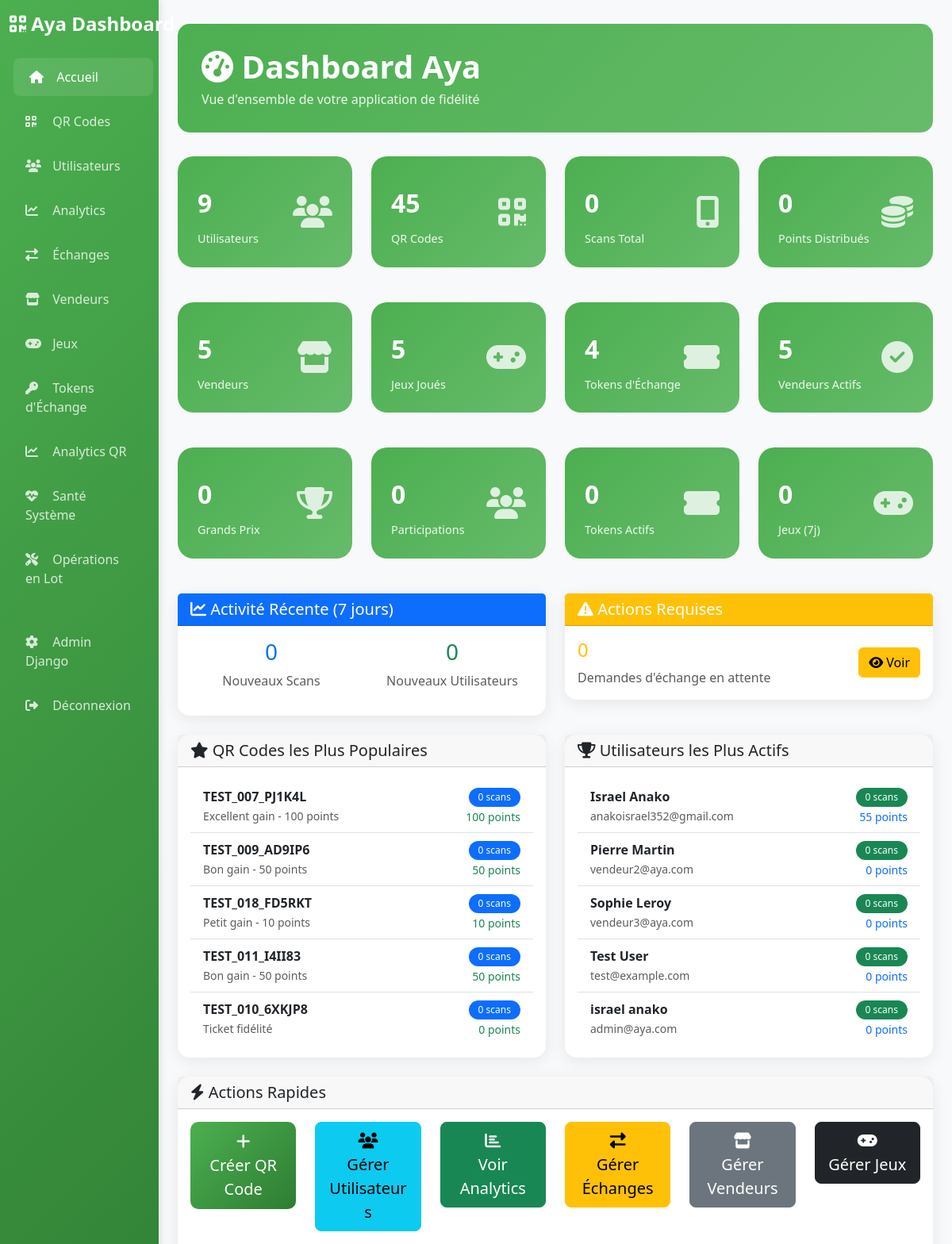
The page /dashboard/ (signed in, upper part) on the database as committed earlier.
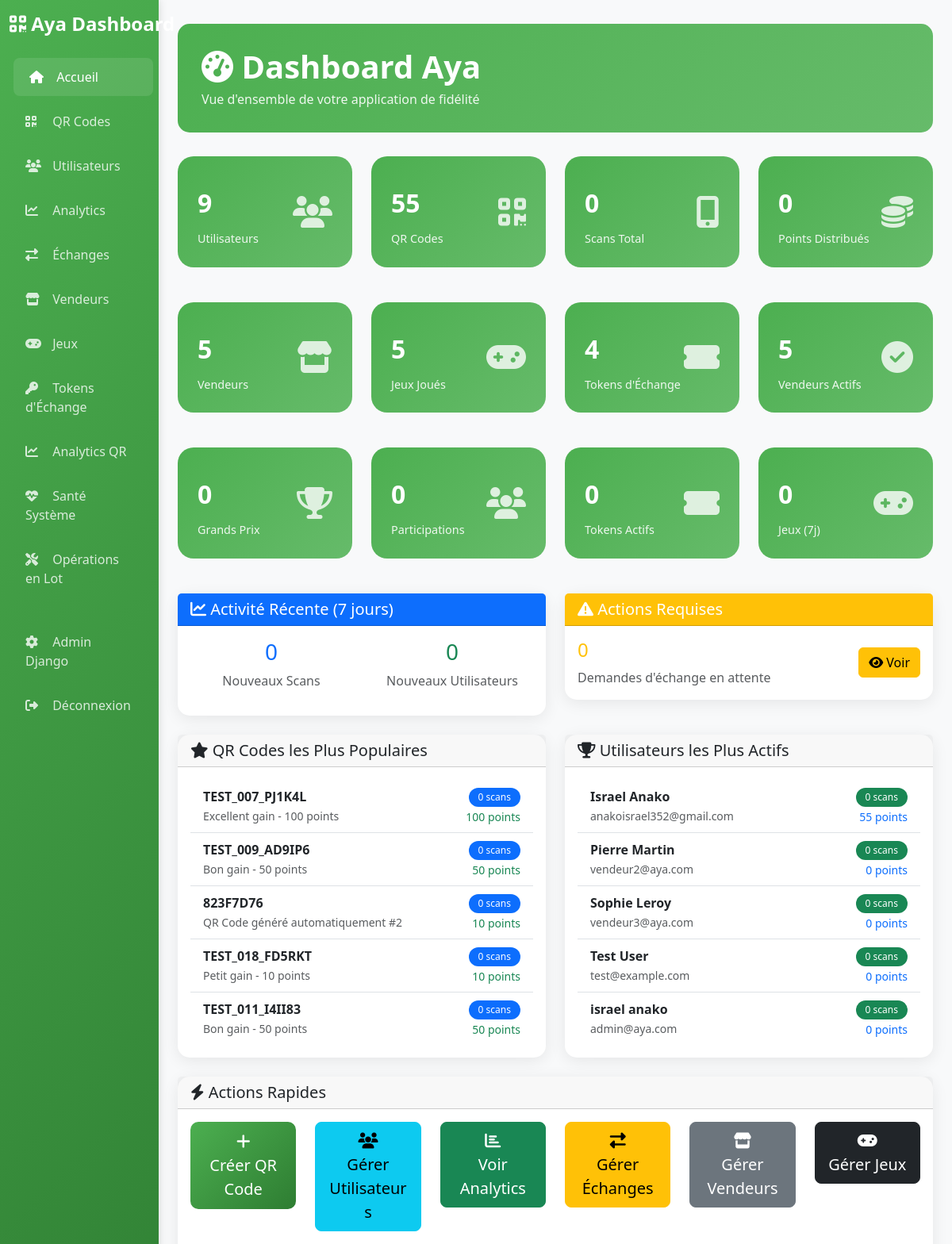
The same page on the database as committed later.
### qr_codes/models.py (models this page shows, shortened)
class QRCode(models.Model):
    PRIZE_TYPES = [
        ('points', 'Points'),
        ('try_again', 'Réessayer'),
        ('loyalty_bonus', 'Bonus Fidélité'),
        ('mystery_box', 'Boîte Mystère'),
    ]
    id = models.UUIDField(primary_key=True, default=uuid.uuid4, editable=False)
    code = models.CharField(max_length=100, unique=True)
    points = models.IntegerField()
    description = models.TextField(max_length=500)
    prize_type = models.CharField(max_length=20, choices=PRIZE_TYPES, default='points')
    is_active = models.BooleanField(default=True)
    expires_at = models.DateTimeField(null=True, blank=True)
    created_at = models.DateTimeField(auto_now_add=True)
    created_by = models.ForeignKey(User, on_delete=models.SET_NULL, null=True, blank=True, related_name='created_qr_codes')
    batch_number = models.CharField(max_length=50, blank=True, help_text="Numéro de lot (ex: 4151000)")
    batch_sequence = models.IntegerField(null=True, blank=True, help_text="Numéro de séquence dans le lot")
    is_printed = models.BooleanField(default=False, help_text="QR code imprimé sur bouteille")
    class Meta:
        db_table = 'qr_codes'
        verbose_name = 'QR Code'
        verbose_name_plural = 'QR Codes'
        ordering = ['-created_at']

### authentication/models.py (models this page shows, shortened)
class User(AbstractUser):
    id = models.UUIDField(primary_key=True, default=uuid.uuid4, editable=False)
    email = models.EmailField(unique=True)
    first_name = models.CharField(max_length=30)
    last_name = models.CharField(max_length=30)
    available_points = models.IntegerField(default=0)
    exchanged_points = models.IntegerField(default=0)
    collected_qr_codes = models.IntegerField(default=0)
    personal_qr_code = models.CharField(max_length=100, unique=True, blank=True)
    created_at = models.DateTimeField(auto_now_add=True)
    last_login_at = models.DateTimeField(null=True, blank=True)
    USERNAME_FIELD = 'email'
    REQUIRED_FIELDS = ['first_name', 'last_name']
    objects = UserManager()
    class Meta:
        db_table = 'auth_user'
        verbose_name = 'User'
        verbose_name_plural = 'Users'
    @property
    def full_name(self):
        return f"{self.first_name} {self.last_name}"

### dashboard/views.py (the view, shortened to what this page needs)
# urls.py: path('', views.dashboard_home, name='home'),
@login_required
@user_passes_test(is_admin)
def dashboard_home(request):
    total_users = User.objects.count()
    total_qr_codes = QRCode.objects.count()
    total_scans = UserQRCode.objects.count()
    total_points_distributed = UserQRCode.objects.aggregate(
        total=Sum('points_earned')
    )['total'] or 0
    total_vendors = Vendor.objects.count()
    active_vendors = Vendor.objects.filter(status='active').count()
    total_games_played = GameHistory.objects.count()
    total_exchange_tokens = ExchangeToken.objects.count()
    active_exchange_tokens = ExchangeToken.objects.filter(is_used=False, expires_at__gt=timezone.now()).count()
    week_ago = timezone.now() - timedelta(days=7)
    recent_scans = UserQRCode.objects.filter(scanned_at__gte=week_ago).count()
    recent_users = User.objects.filter(created_at__gte=week_ago).count()
    recent_games = GameHistory.objects.filter(played_at__gte=week_ago).count()
    recent_exchanges = ExchangeRequest.objects.filter(created_at__gte=week_ago).count()
    popular_qr_codes = QRCode.objects.annotate(
        scan_count=Count('scanned_by_users')
    ).order_by('-scan_count')[:5]
    active_users = User.objects.annotate(
        scan_count=Count('scanned_qr_codes')
    ).order_by('-scan_count')[:5]
    top_users_by_points = User.objects.order_by('-available_points')[:5]
    pending_exchanges = ExchangeRequest.objects.filter(status='pending').count()
    now = timezone.now()
    current_grand_prix = GrandPrix.objects.filter(
        start_date__lte=now,
        end_date__gte=now,
        status='active'
    ).first()
    total_grand_prizes = GrandPrix.objects.count()
    total_participations = GrandPrixParticipation.objects.count()
    current_participations = 0
    current_grand_prix_info = None
    context = {
        'total_users': total_users,
        'total_qr_codes': total_qr_codes,
        'total_scans': total_scans,
        'total_points_distributed': total_points_distributed,
        'total_vendors': total_vendors,
        'active_vendors': active_vendors,
        'total_games_played': total_games_played,
        'total_exchange_tokens': total_exchange_tokens,
        'active_exchange_tokens': active_exchange_tokens,
        'recent_scans': recent_scans,
        'recent_users': recent_users,
        'recent_games': recent_games,
        'recent_exchanges': recent_exchanges,
        'popular_qr_codes': popular_qr_codes,
        'active_users': active_users,
        'top_users_by_points': top_users_by_points,
        'pending_exchanges': pending_exchanges,
        'total_grand_prizes': total_grand_prizes,
        'total_participations': total_participations,
        'current_grand_prix': current_grand_prix_info,
    }
    return render(request, 'dashboard/home.html', context)

### dashboard/views.py (called while the page is built)
def is_admin(user):
    return user.is_staff or user.is_superuser

### dashboard/templates/dashboard/home.html (shortened to what the changed rows need)
{% extends 'dashboard/base.html' %}
{% block content %}
<div class="page-header">
    <h1><i class="fas fa-tachometer-alt"></i> Dashboard Aya</h1>
</div>
<div class="row mb-4">
    <div class="col-md-3">
        <div class="stat-card">
            <div class="d-flex justify-content-between align-items-center">
                <div>
                    <div class="stat-number">{{ total_qr_codes }}</div>
                    <div class="stat-label">QR Codes</div>
                </div>
            </div>
        </div>
    </div>
</div>
<div class="row mb-4">
    <div class="col-md-6">
        <div class="card">
            <div class="card-body">
                {% if popular_qr_codes %}
                    <div class="list-group list-group-flush">
                        {% for qr_code in popular_qr_codes %}
                        <div class="list-group-item d-flex justify-content-between align-items-center">
                            <div>
                                <strong>{{ qr_code.code }}</strong>
                                <br>
                                <small class="text-muted">{{ qr_code.description }}</small>
                            </div>
                            <div class="text-end">
                                <span class="badge bg-primary">{{ qr_code.scan_count }} scans</span>
                                <br>
                                <small class="text-success">{{ qr_code.points }} points</small>
                            </div>
                        </div>
                        {% endfor %}
                    </div>
                {% else %}
                    <p class="text-muted text-center">Aucun QR code scanné pour le moment</p>
                {% endif %}
            </div>
        </div>
    </div>
    <div class="col-md-6">
        <div class="card">
            <div class="card-body">
                {% if active_users %}
                    <div class="list-group list-group-flush">
                        {% for user in active_users %}
                        <div class="list-group-item d-flex justify-content-between align-items-center">
                            <div>
                                <strong>{{ user.full_name }}</strong>
                                <br>
                                <small class="text-muted">{{ user.email }}</small>
                            </div>
                            <div class="text-end">
                                <span class="badge bg-success">{{ user.scan_count }} scans</span>
                                <br>
                                <small class="text-primary">{{ user.available_points }} points</small>
                            </div>
                        </div>
                        {% endfor %}
                    </div>
                {% else %}
                    <p class="text-muted text-center">Aucun utilisateur actif pour le moment</p>
                {% endif %}
            </div>
        </div>
    </div>
</div>
{% endblock %}

Rows that differ between the two databases and show on the page:
no longer on this page (row unchanged): QRCode: code "TEST_010_6XKJP8", description "Ticket fidélité", scan_count "0", points "0"
added QRCode: code "823F7D76", description "QR Code généré automatiquement #2", scan_count "0", points "10"
Other text that changed with them:
{{ total_qr_codes }}: "45" → "55"
